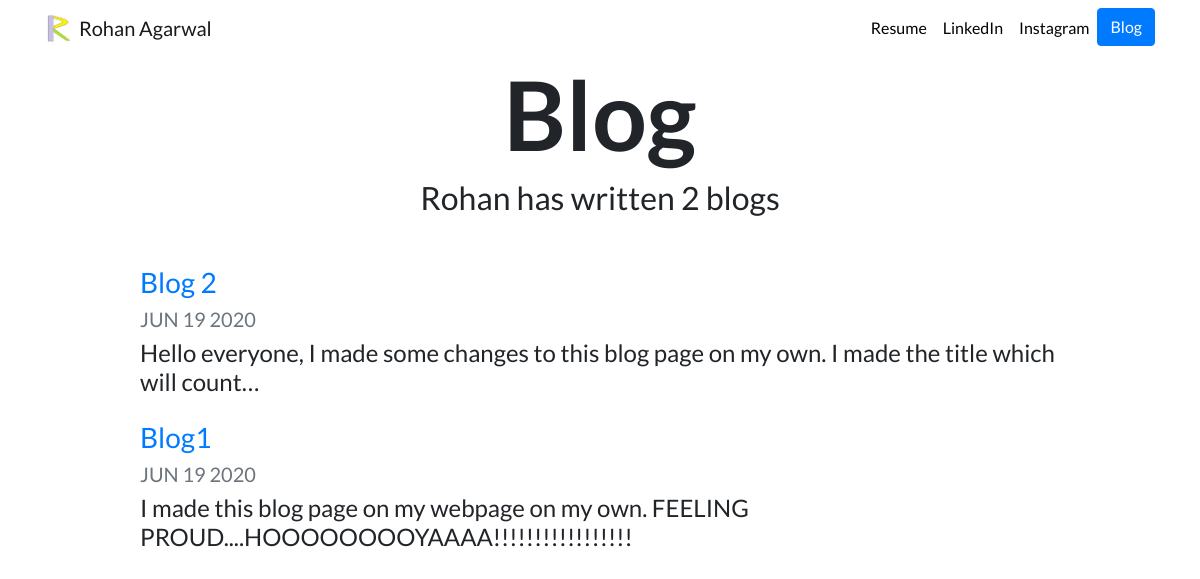
Screenshot of /blog/ with the database file from the repository.
### blog/models.py (models this page shows, shortened)
class Blog(models.Model):
    title = models.CharField(max_length=50)
    description = models.TextField()
    date = models.DateTimeField()

### blog/views.py (the view)
# urls.py: path('', views.all_blogs, name='all_blogs'),
def all_blogs(request):
    blog_count = Blog.objects.count()
    blogs = Blog.objects.order_by('-date')[:5]
    return render(request, 'blog/all_blog.html',{'blogs':blogs, 'blog_count':blog_count})

### blog/templates/blog/all_blog.html
{% extends 'portfolio/base.html' %}
{% block content %}
<h1 id="blogtitle" class="font-weight-bold text-center">Blog</h1>
<h2 class="text-center mb-5">Rohan has written {{ blog_count }} blog{{ blog_count|pluralize }}</h2>
{% for blog in blogs %}
<div class="row justify-content-center my-3">
    <div class="col-md-10">
      <a href="{% url 'blog:detail' blog.id %}">
        <h3>{{ blog.title }}</h3>
      </a>
      <h5 class="text-muted">{{ blog.date|date:'M d Y'|upper }}</h5>
      <h4>{{ blog.description|striptags|truncatechars:100 }}</h4>
    </div>
</div>
{% endfor %}
{% endblock %}

### portfolio/static/portfolio/custom.css (style rules this page uses)
body { font-family: 'Lato', sans-serif; }
#blogtitle { font-size: 6rem; }

### rows the page displays
Blog: title "Blog 2", date "JUN 19 2020", description "Hello everyone, I made some changes to this blog page on my own. I made the title which will count…"
Blog: title "Blog1", date "JUN 19 2020", description "I made this blog page on my webpage on my own. FEELING PROUD....HOOOOOOOOYAAAA!!!!!!!!!!!!!!!!!"

### other values shown
{{ blog_count }} "2"
